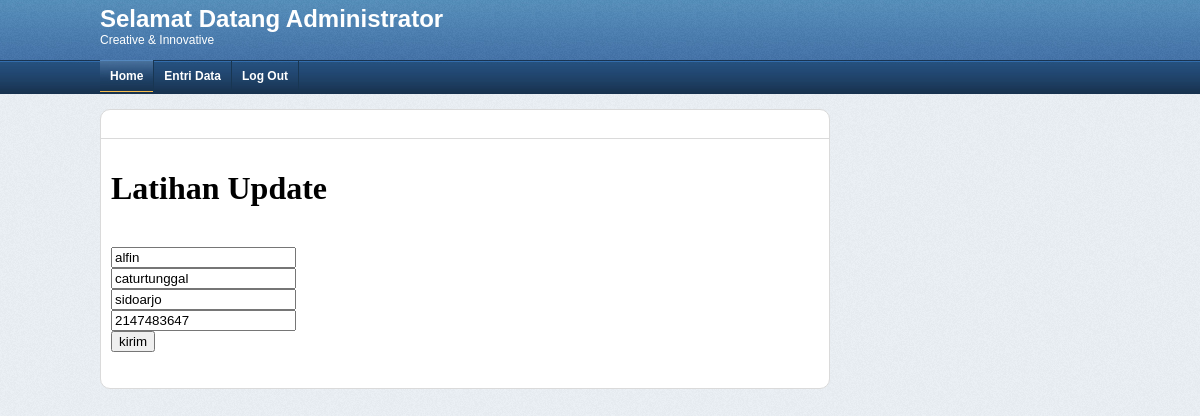
Screenshot of /index.php?page=update&id=3 (signed in) with the database file from the repository.
### tables this page shows
CREATE TABLE `temankelas` (
  `id_teman` int(5) NOT NULL,
  `nama` varchar(50) NOT NULL,
  `alamatkost` text NOT NULL,
  `asal` text NOT NULL,
  `nomorhp` int(15) NOT NULL
);

### update.php (the view, shortened to what this page needs)
<html>
     <head>
     </head>
     <body>
        <?php
            include("koneksi.php");
            $sql = "SELECT * FROM temankelas ";
            $sql.= "WHERE id_teman =".$_GET['id'];
            $hasil = mysqli_query($koneksi,$sql) or exit("Error query : <b>".$sql."</b>.");
            $data = mysqli_fetch_assoc($hasil);
        ?>
        <h1>Latihan Update</h1>
         <form action="update_proses.php" method="POST">
?>" /><br>
            <input type="text" name="nama" value="<?php echo $data['nama'];
?>" placeholder="isikan nama"><br>
            <input type="text" name="alamat" value="<?php echo $data['alamatkost'];
?>" placeholder="isikan alamat kost"><br>
            <input type="text" name="asal" value="<?php echo $data['asal'];
?>" placeholder="isikan daerah asal"><br>
            <input type="text" name="nomorhp" value="<?php echo $data['nomorhp'];
?>" placeholder="isikan nomor HP"><br>
            <input type="submit" name="kirim" value="kirim">
         </form>
     </body>
 </html>

### asset/css/style.css (style rules this page uses)
body { padding:0px; margin:0px; text-decoration:none; background-image: url(../images/bg_body.png); background-repeat: repeat; }

### rows the page displays
temankelas: nama "alfin", alamat "caturtunggal", asal "sidoarjo", nomorhp "2147483647"
